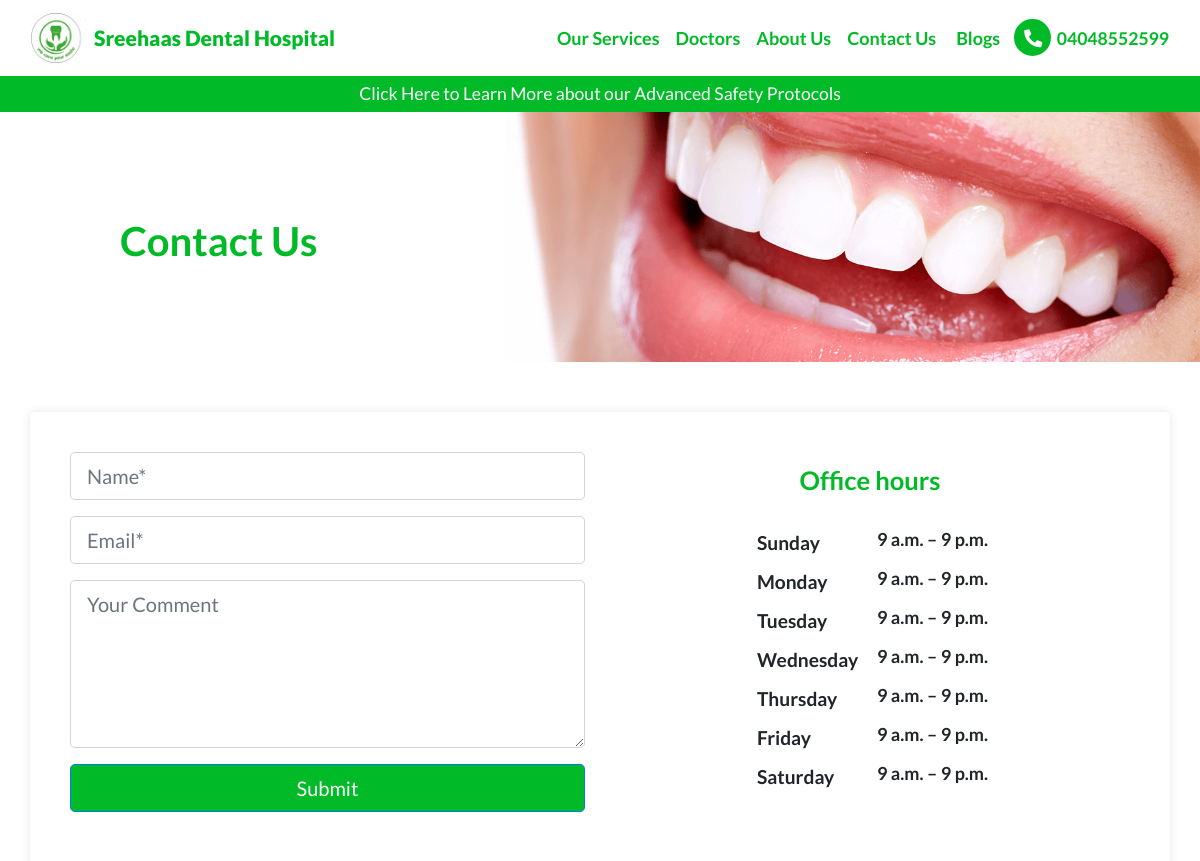
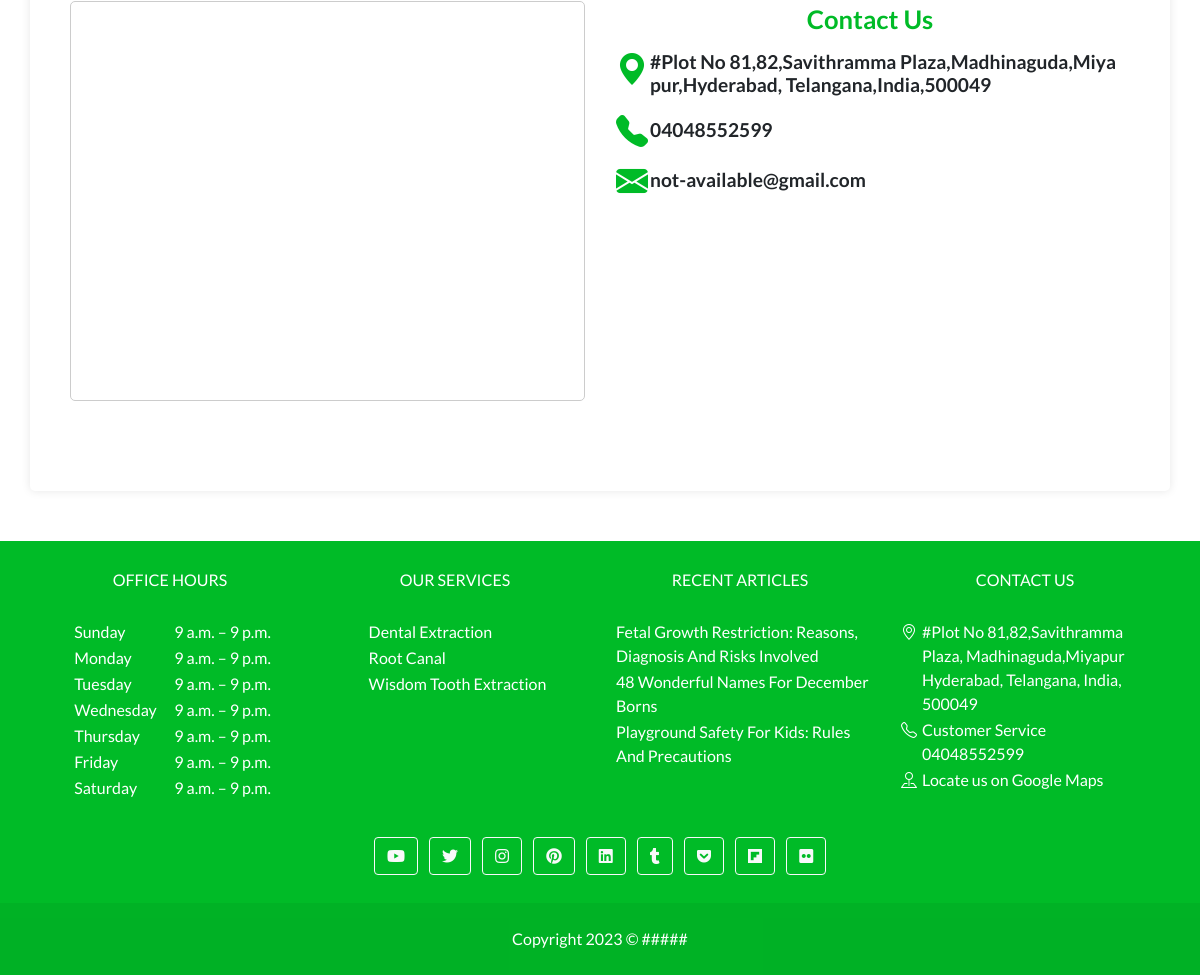
The page /contact-us/ on the database its author committed (2 pictures, top to bottom).
### web_app/models.py (models this page shows, shortened)
class CustomSiteContent(models.Model):
    STATUS_CHOICE = (
        ("draft", "Draft"),
        ("published", "Published")
    )
    site_name = models.CharField(max_length=255)
    site_url = models.CharField(max_length=255)
    logo = models.ImageField(upload_to="logo/")
    favicon = models.ImageField(upload_to="logo/")
    nav_brand_html = RichTextUploadingField()
    nav_html = RichTextUploadingField()
    footer_html = RichTextUploadingField(null=True, blank=True)
    nav_icon_html = models.CharField(max_length=255, null=True, blank=True)
    social_links_html = models.TextField(null=True, blank=True)
    script = models.TextField(null=True, blank=True)
    copyright_text = models.CharField(max_length=255, null=True, blank=True)
    status = models.CharField(max_length=20, choices=STATUS_CHOICE, default="draft")
    created_at = models.DateTimeField(auto_now_add=True)
    updated_at = models.DateTimeField(auto_now=True)

class CustomPageContent(models.Model):
    STATUS_CHOICE = (
        ("draft", "Draft"),
        ("published", "Published")
    )
    url = models.CharField(max_length=255, unique=True)
    meta_title = models.CharField(max_length=255)
    meta_desc = models.CharField(max_length=255)
    featured_image = models.ImageField(upload_to="featured_images/", null=True, blank=True)
    top_img = models.ImageField(upload_to='images', null=True, blank=True)
    top_img_heading = models.CharField(max_length=255, null=True, blank=True)
    notice=RichTextUploadingField(blank=True)
    displayimage=models.ImageField(upload_to='images', null=True, blank=True)
    aboutDescript=RichTextUploadingField(null=True, blank=True)
    meetteam=RichTextUploadingField(null=True, blank=True)
    afterTeamContent=RichTextUploadingField(null=True, blank=True)
    status = models.CharField(max_length=20, choices=STATUS_CHOICE, default="draft")
    created_at = models.DateTimeField(auto_now_add=True)
    updated_at = models.DateTimeField(auto_now=True)

class OpeningHours(models.Model):
    business = models.ForeignKey(Business, on_delete=models.CASCADE)
    day = models.CharField(max_length=255, choices=STATUS_CHOICE)
    timming = models.CharField(max_length=255)

class Business(models.Model):
    type = models.CharField(max_length=255)
    map_id = models.URLField(max_length=1000)
    additional_Type = models.URLField(blank=True,null=True)
    medical_Specialty = models.CharField(max_length=255)
    curreny_Accepted = models.ManyToManyField(Currency)
    payment_Accepted = models.CharField(max_length=255)
    hasMap = models.URLField(max_length=1000)
    logo = models.ImageField(upload_to='logo/')
    telephone = models.CharField(max_length=255,blank=True,null=True)
    isAcceptingNewPatients = models.CharField(max_length=255, choices=STATUS_PATIENT,default='yes')
    knows_language = models.ManyToManyField(KnowsLanguage)
    url = models.URLField()
    name = models.CharField(max_length=255)
    AlternateName = models.CharField(max_length=255,blank=True,null=True)
    description = models.TextField(blank=True,null=True)
    disambiguatingDescription = models.TextField(blank=True,null=True)
    foundingDate = models.CharField(max_length=255)
    SameAs = models.TextField(blank=True,null=True)

class Adress(models.Model):
    business = models.ForeignKey(Business, on_delete=models.CASCADE, default="PostalAddress")
    type = models.CharField(max_length=255)
    postalCode = models.CharField(max_length=255)
    addressRegion = models.CharField(max_length=255)
    addressCountry = models.CharField(max_length=255)
    streetAddress = models.CharField(max_length=500)
    addressLocality = models.CharField(max_length=500)

class ContactPoint(models.Model):
    business = models.ForeignKey(Business, on_delete=models.CASCADE)
    type = models.CharField(max_length=255,default="ContactPoint")
    contactType = models.CharField(max_length=255)
    telephone = models.CharField(max_length=255)
    email = models.CharField(max_length=255)

class Service(models.Model):
    STATUS_CHOICE = (
        ("draft", "Draft"),
        ("published", "Published")
    )
    name = models.CharField(max_length=255)
    slug = models.SlugField(max_length=255)
    type = models.CharField(max_length=255)
    additional_type= models.CharField(max_length=255, null=True, blank=True, help_text="https://en.wikipedia.org/wiki/Clear_aligners")
    brand= models.CharField(max_length=100, null=True, blank=True)
    description = models.TextField()
    disambiguating_description = models.CharField(max_length=255, null=True, blank=True)
    image = models.ImageField(upload_to='images')
    image_caption = models.CharField(max_length=255)
    potential_action = models.CharField(max_length=255, null=True, blank=True, help_text="Call for a free consultation")
    is_part_of=models.URLField(max_length=255, default="https://soumyahospitals.com")
    reviewed_by = models.ForeignKey(Doctor, on_delete=models.CASCADE, related_name="service_reviewed_by")
    content = RichTextUploadingField(help_text="content will display in frontend only")
    status = models.CharField(max_length=20, choices=STATUS_CHOICE, default="Draft")

### guides/models.py (models this page shows, shortened)
class Blog(models.Model):
    STATUS_CHOICE = (
        ("draft", "Draft"),
        ("published", "Published")
    )
    meta_title = models.CharField(max_length=500)
    meta_desc = models.CharField(max_length=500)
    url_slug = models.SlugField(max_length=500, unique=True)
    content = RichTextUploadingField()
    toc = RichTextUploadingField(verbose_name="Table of Content", null=True, blank=True)
    featured_image = models.ImageField(upload_to="guides_featured_image/",null=True,blank=True)
    category = models.CharField(max_length=255, null=True, blank=True)
    publisher = models.ForeignKey(Business, on_delete=models.CASCADE)
    created_by = models.ForeignKey(Doctor, on_delete=models.CASCADE, related_name="blog_created_by")
    reviewed_by = models.ForeignKey(Doctor, on_delete=models.CASCADE, related_name="blog_reviewed_by")
    reviewed_at = models.DateTimeField()
    auto_gen_toc = models.BooleanField(verbose_name="Auto Generate Table of Content",default=True)
    status = models.CharField(max_length=20, choices=STATUS_CHOICE, default="Draft")
    category_slug = models.SlugField(max_length=255, null=True, blank=True)
    created_at = models.DateTimeField(auto_now_add=True)
    updated_at = models.DateTimeField(auto_now=True)

### web_app/views.py (the view)
# urls.py: path('contact-us/', contact, name="contact_us_url"),
def contact(request):
    request.extra_context = {"page_url" : "contact-us"}
    business = Business.objects.prefetch_related('openinghours_set', 'adress_set', 'contactpoint_set',).get(type="Physician")
    oh = business.openinghours_set.all()
    add = business.adress_set.all()
    ct = business.contactpoint_set.all()
    if request.POST:
        name = request.POST["name"]
        email = request.POST["email"]
        message = request.POST["message"]
        question = Question(name=name,email=email,comment=message)
        question.save()
    k=CustomPageContent.objects.filter(url="contact-us")
    context = {"oh":oh,"add":add,"ct":ct,"map":business.map_id,"customdata":k[0]}
    context["businessSchema"] = generateBusinessSchema(request.build_absolute_uri())
    request.extra_context["context"] = context
    return render(request,"web_app/contact.html",context)

### web_app/templates/web_app/contact.html (shortened to what this page needs)
{% extends 'base.html' %}
{% load static %}
{% block style %}
<link rel="stylesheet" href="{% static 'css/contact.css' %}">
{% endblock style %}
{% block body %}
<div class="contact-us container">
	<div class="row">
		<div class="col-md-6">
			<form method="post">
				<div class="form-group">
					<input type="text" class="form-control form-control-lg" id="name" name="name" placeholder="Name*"
						required>
				</div>
				<div class="form-group">
					<input type="email" class="form-control form-control-lg" id="email" name="email"
						placeholder="Email*" required>
				</div>
				<div class="form-group">
					<textarea class="form-control form-control-lg" id="message" name="message" rows="5"
						placeholder="Your Comment" required></textarea>
				</div>
				<button type="submit" class="btn btn-primary btn-lg btn-block"
					style="background-color: var(--primary-bg)">Submit</button>
			</form>
		</div>
		<div class="col-md-6 mt-2">
			<h2 class="text-center mb-4" style="color: var(--primary-bg) !important; font-weight: bold;">
				Office hours
			</h2>
			<table style="margin: auto; ">
				<tbody>
					{% for i in oh %}
					<tr style="vertical-align: top;">
						<td style="width:120px;">
							<h6 style="font-size: larger; font-weight: bold;">{{i.day}}</h6>
						</td>
						<td style="font-size: large; font-weight: bold;">{{i.timming}}</td>
					</tr>
					{% endfor %}
				</tbody>
			</table>
		</div>
	</div>
	<div class="row">
		<div class="col-md-6">
			<div class="map">
				<iframe src="{{map}}&output=embed" width="100%" height="400" style="border:0;" allowfullscreen=""
					loading="lazy"></iframe>
			</div>
		</div>
		<div class="col-md-6 mt-5">
		<h2 class="text-center" style="color: var(--primary-bg) !important; font-weight: bold;">Contact Us</h2>
		<table  style="vertical-align: bottom;">
			<tbody>
				{% for i in add %}
				<tr>
					<td style="vertical-align: top;width: 21px;"><i class="bi bi-geo-alt-fill fa-2x icon-color"></i>
					</td>
					<td style="word-break: break-all;">
						<h6 style="font-size: larger; font-weight: bold;">{{i.streetAddress}},{{i.addressLocality}},{{i.addressRegion}},{{i.addressCountry}},{{i.postalCode}}</h6>
					</td>
				</tr>
				{% endfor %}
				{% for i in ct %}
				<tr>
					<td style="vertical-align: top;width: 21px;"><i
							class="bi bi-telephone-fill fa-2x icon-color"></i></td>
					<td>
						<h6 style="font-size: larger; font-weight: bold;">{{i.telephone}}</h6>
					</td>
				</tr>
				{% endfor %}
				{% for i in ct %}
				<tr>
					<td style="vertical-align: top;width: 21px;"><i
							class="bi bi-envelope-fill fa-2x icon-color"></i></td>
					<td>
						<h6 style="font-size: larger; font-weight: bold;">{{i.email}}</h6>
					</td>
				</tr>
				{% endfor %}
			</tbody>
		</table>
	</div>
</div>
</div>
{% endblock body %}

### web_app/templates/base.html (shortened to what this page needs)
{% load static %}
<!doctype html>
<html lang="en">
<head>
    <link href="https://cdnjs.cloudflare.com/ajax/libs/font-awesome/5.15.1/css/all.min.css" rel="stylesheet" />
    <link rel="stylesheet" href="https://cdnjs.cloudflare.com/ajax/libs/bootstrap/4.6.2/css/bootstrap.min.css">
    <link rel="stylesheet" href="https://cdn.jsdelivr.net/npm/bootstrap-icons@1.10.3/font/bootstrap-icons.css">
    <link rel="stylesheet" href="{% static 'css/global.css' %}">
    <link rel="stylesheet" href="{% static 'css/admin.css' %}">
    {% block style %}
    {% endblock style %}
</head>
<body>
    <nav class="navbar navbar-expand-lg navbar-dark secondary-theme">
        <div class="container-fluid">
            <span class="navbar-brand">
                <a href="/">
                    {% if custom_site_content_obj.nav_brand_html %}
                        {{custom_site_content_obj.nav_brand_html|safe}}
                    {% endif %}
                </a>
            </span>
            <div class="collapse navbar-collapse" id="navbarToggler">
                {% if custom_site_content_obj.nav_html %}
                    {{custom_site_content_obj.nav_html|safe}}
                {% endif %}
            </div>
        </div>
    </nav>
    <div class="m-0 p-0 text-center text-light small-heads" style="background-color:var(--primary-bg)">{{customdata.notice|safe}}</div>
    {% if request.path != "/" %}
    <div class="cover-img-bg-div" style="background-image: url('{{top_img.url}}');">
        <h1 class="title">{{cover_img_title}}</h1>
    </div>
    {% endif %}
    <div style="min-height: 70vh;">
    {% block body %}
    {% endblock body %}
    </div>
    <footer class="text-lg-start primary-theme">
        <section class="pt-4">
            <div class="container">
                <div class="row">
                    <div class="col-md-3 col-lg-3 col-xl-3 mx-auto mb-4">
                        <h6 class="text-center text-uppercase fw-bold mb-4">
                            Office Hours
                        </h6>
                        <table style="margin: auto;">
                            <tbody>
                                {% for i in oh %}
                                <tr>
                                    <td style="width:100px;">{{i.day}}</td>
                                    <td>{{i.timming}}</td>
                                </tr>
                                {% endfor %}
                            </tbody>
                        </table>
                    </div>
                     <div class="col-md-3 col-lg-3 col-xl-3 mx-auto mb-4">
                        <h6 class="text-center text-uppercase fw-bold mb-4">
                            Our Services
                        </h6>
                        <table style="margin: auto;">
                            <tbody>
                                {% for i in six_services_obj %}
                                <tr>
                                    <td><a href="{% url 'web_app:services' i.slug %}" target="_blank"  class="text-white">{{i.name}}</a></td>
                                </tr>
                                {% endfor %}
                            </tbody>
                        </table>
                    </div>
                      <div class="col-md-3 col-lg-3 col-xl-3 mx-auto mb-4">
                        <h6 class="text-center text-uppercase fw-bold mb-4">
                            Recent Articles
                        </h6>
                        <table style="margin: auto;">
                            <tbody>
                                {% for article in recent_articles %}
                                <tr>
                                    <td><a href="{% url 'guides:blog_url' article.url_slug %}" target="_blank"  class="text-white">{{article.meta_title}}</a></td>
                                </tr>
                                {% endfor %}
                            </tbody>
                        </table>
                    </div>
                    <div class="col-md-3 col-lg-3 col-xl-3 mx-auto mb-4">
                        <h6 class="text-center text-uppercase fw-bold mb-4">Contact Us</h6>
                         <table style="margin: auto;">
                            <tbody>
                                {% for i in add %}
                                <tr>
                                    <td style="vertical-align: top;width: 21px;"><i class="bi bi-geo-alt"></i></td>
                                    <td>{{i.streetAddress}}, {{i.addressLocality}}
                                        {{i.addressRegion}}, {{i.addressCountry}}, {{i.postalCode}}</td>
                                </tr>
                                {% endfor %}
                                {% for i in ct %}
                                <tr>
                                    <td style="vertical-align: top;width: 21px;"><i class="bi bi-telephone"></i></td>
                                    <td>{{i.contactType}}<br>{{i.telephone}}</td>
                                </tr>
                                {% endfor %}
                                <tr>
                                    <td style="vertical-align: top;width: 21px;"><i class="bi bi-pin-map"></i></i></td>
                                    <td style="word-break: break-all;"><a href="{{map_id}}" target="_blank"  class="text-white">Locate us on Google Maps</a></td>
                                </tr>
                            </tbody>
                        </table>
                    </div>
                </div>
            </div>
        </section>
        {% if custom_site_content_obj.social_links_html %}
            {{custom_site_content_obj.social_links_html|safe}}
        {% endif %}
        <div class="text-center p-4" style="background-color: rgba(0, 0, 0, 0.05);">
            {{custom_site_content_obj.copyright_text|safe}}
        </div>
    </footer>
</body>
</html>

### rows shown on the page
CustomSiteContent: nav_brand_html (picture), nav_brand_html "Sreehaas Dental Hospital", nav_html "Our Services Doctors About Us Contact Us Blogs 04048552599", copyright_text "Copyright 2023 © #####"
CustomPageContent: notice "Click Here to Learn More about our Advanced Safety Protocols"
OpeningHours: day "Sunday", timming "9 a.m. – 9 p.m."
OpeningHours: day "Monday", timming "9 a.m. – 9 p.m."
OpeningHours: day "Tuesday", timming "9 a.m. – 9 p.m."
OpeningHours: day "Wednesday", timming "9 a.m. – 9 p.m."
OpeningHours: day "Thursday", timming "9 a.m. – 9 p.m."
OpeningHours: day "Friday", timming "9 a.m. – 9 p.m."
OpeningHours: day "Saturday", timming "9 a.m. – 9 p.m."
Adress: streetAddress "#Plot No 81,82,Savithramma Plaza", addressLocality "Madhinaguda,Miyapur", addressRegion "Hyderabad, Telangana", addressCountry "India", postalCode "500049"
ContactPoint: telephone "04048552599", email "not-available@gmail.com", contactType "Customer Service"
Service: name "Dental Extraction"
Service: name "Root Canal"
Service: name "Wisdom Tooth Extraction"
Blog: meta_title "Fetal Growth Restriction: Reasons, Diagnosis And Risks Involved"
Blog: meta_title "48 Wonderful Names For December Borns"
Blog: meta_title "Playground Safety For Kids: Rules And Precautions"

### other values the page prints
{{ cover_img_title }} "Contact Us"
